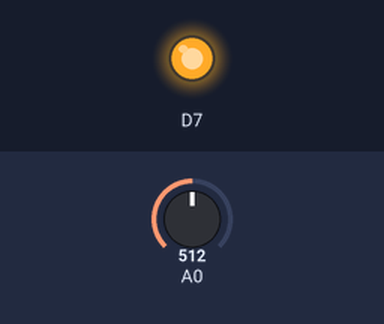
A sketch run on a simulated ESP8266 (NodeMCU). Parts: output pins drawn as LEDs (lit = HIGH). The inputs (shaded band) are chosen by the test bench; at power-on: A0 = 512. What the sketch prints to the serial monitor is not drawn.

Above: at 1.2 s.
1.3 s: A0 set to 0
At 2.2 s:
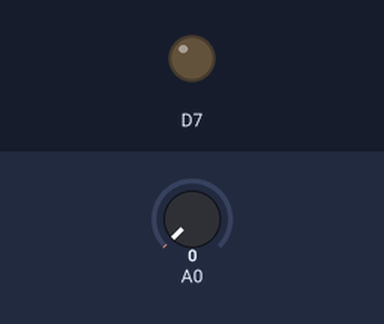
2.8 s: A0 set to 122
At 3.3 s:
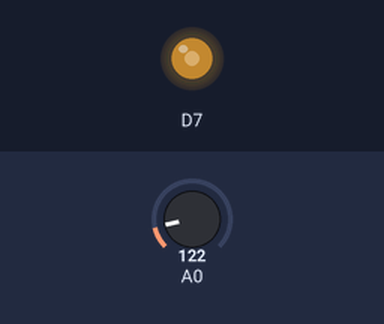
4.3 s: A0 set to 306
At 5.6 s:
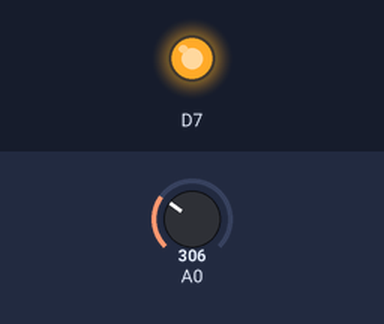
Timing chart, 0 to 7.3 s (numbered marks = the images above; inputs shaded):
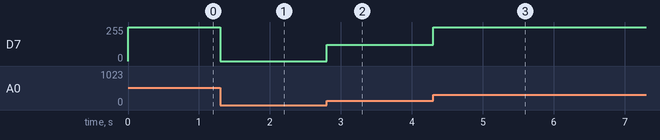

The sketch:

adc-fade.ino
```cpp
int valor_ldr = 0;

void setup(void){
  //Configura a serial/uart0 para 115200bps
  Serial.begin(115200);
  pinMode(D7, OUTPUT);
}

void read_ldr(void){
  //Le o valor do pino analogico A0
  valor_ldr = analogRead(A0);
  //Imprime o resultado na serial
  Serial.print("Valor LDR: ");
  Serial.println(valor_ldr);
  analogWrite(D7, valor_ldr );

}

void loop(void){
    read_ldr();
}
```

Measured:
- after the input at 1.3 s, D7: 255/255 → 0/255 at once
- after the input at 2.8 s, D7: 0/255 → 122/255 at once
- after the input at 4.3 s, D7: 122/255 → 255/255 at once
